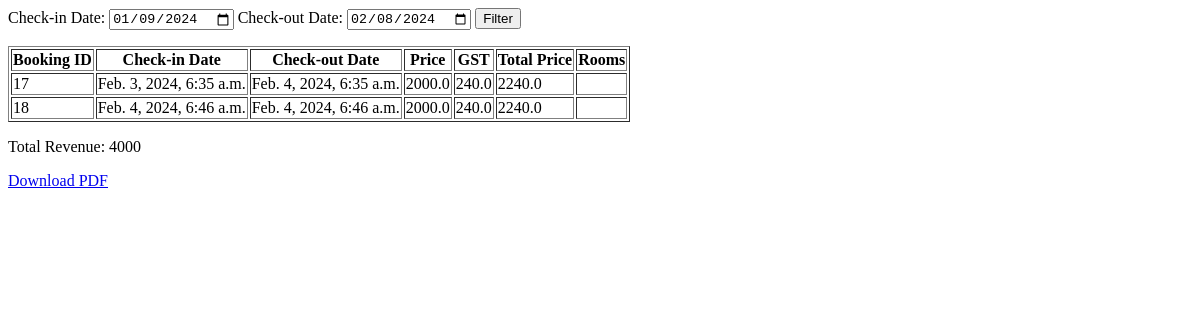
Before: /booking_list/ with the older database file.
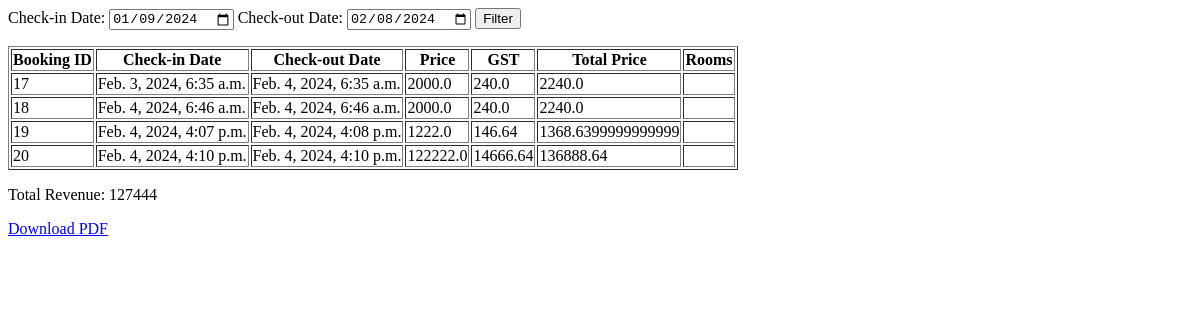
After: the same page with the newer database file.
### svapp/models.py (models this page shows, shortened)
class Booking(models.Model):
    rooms = models.ManyToManyField(Room)
    name = models.CharField(max_length=50, null=True)
    address = models.CharField(max_length=500, null=True)
    phone = models.BigIntegerField(null=True)
    aadhar = models.BigIntegerField(null=True)
    price = models.DecimalField(max_digits=10, decimal_places=2, null=True)
    checkin_datetime = models.DateTimeField(null=True)
    checkout_datetime = models.DateTimeField(null=True)

### svapp/views.py (the view)
# urls.py: path('booking_list/', booking_list, name='booking_list'),
def booking_list(request):
    checkin_datetime = request.GET.get('checkin_datetime', '')
    checkout_datetime = request.GET.get('checkout_datetime', '')
    if not checkin_datetime or not checkout_datetime:
        checkout_datetime = datetime.now()
        checkin_datetime = checkout_datetime - timedelta(days=30)
    else:
        checkin_datetime = make_aware(datetime.strptime(checkin_datetime, '%Y-%m-%d'))
        checkout_datetime = make_aware(datetime.strptime(checkout_datetime, '%Y-%m-%d'))
    bookings = Booking.objects.filter(checkin_datetime__range=(checkin_datetime, checkout_datetime))
    total_revenue = bookings.aggregate(Sum('price'))['price__sum']
    bookings_with_details = []
    for booking in bookings:
        price = float(booking.price)
        gst = price * 0.12
        room_details = ", ".join([room.room_number for room in booking.rooms.all()])
        booking_details = {
            'booking': booking,
            'checkin_datetime': booking.checkin_datetime,
            'checkout_datetime': booking.checkout_datetime,
            'price': price,
            'gst': gst,
            'total_price': price + gst,
            'rooms': room_details,
        }
        bookings_with_details.append(booking_details)
    return render(request, 'booking_list.html', {
        'bookings': bookings_with_details,
        'checkin_datetime': checkin_datetime,
        'checkout_datetime': checkout_datetime,
        'total_revenue': total_revenue,
    })

### svapp/templates/booking_list.html
<form method="get" action="{% url 'booking_list' %}">
    <label for="checkin_datetime">Check-in Date:</label>
    <input type="date" id="checkin_datetime" name="checkin_datetime" value="{{ checkin_datetime|date:'Y-m-d' }}" required>
    <label for="checkout_datetime">Check-out Date:</label>
    <input type="date" id="checkout_datetime" name="checkout_datetime" value="{{ checkout_datetime|date:'Y-m-d' }}" required>
    <button type="submit">Filter</button>
</form>
<table border="1">
    <thead>
        <tr>
            <th>Booking ID</th>
            <th>Check-in Date</th>
            <th>Check-out Date</th>
            <th>Price</th>
            <th>GST</th>
            <th>Total Price</th>
            <th>Rooms</th>
        </tr>
    </thead>
    <tbody>
        {% for booking_details in bookings %}
            <tr>
                <td>{{ booking_details.booking.id }}</td>
                <td>{{ booking_details.checkin_datetime }}</td>
                <td>{{ booking_details.checkout_datetime }}</td>
                <td>{{ booking_details.price }}</td>
                <td>{{ booking_details.gst }}</td>
                <td>{{ booking_details.total_price }}</td>
                <td>{{ booking_details.rooms }}</td>
            </tr>
        {% endfor %}
    </tbody>
</table>
{% if total_revenue %}
    <p>Total Revenue: {{ total_revenue }}</p>
{% endif %}
<a href="{% url 'generate_pdf' %}?checkin_datetime={{ checkin_datetime|date:'Y-m-d' }}&checkout_datetime={{ checkout_datetime|date:'Y-m-d' }}" class="btn btn-primary">Download PDF</a>

Changed rows visible on the page:
added Booking: booking.id "19", checkin_datetime "Feb. 4, 2024, 4:07 p.m.", checkout_datetime "Feb. 4, 2024, 4:08 p.m.", price "1222.0", gst "146.64", total_price "1368.6399999999999"
added Booking: booking.id "20", checkin_datetime "Feb. 4, 2024, 4:10 p.m.", checkout_datetime "Feb. 4, 2024, 4:10 p.m.", price "122222.0", gst "14666.64", total_price "136888.64"
Other visible differences:
{{ total_revenue }}: "4000" → "127444"
